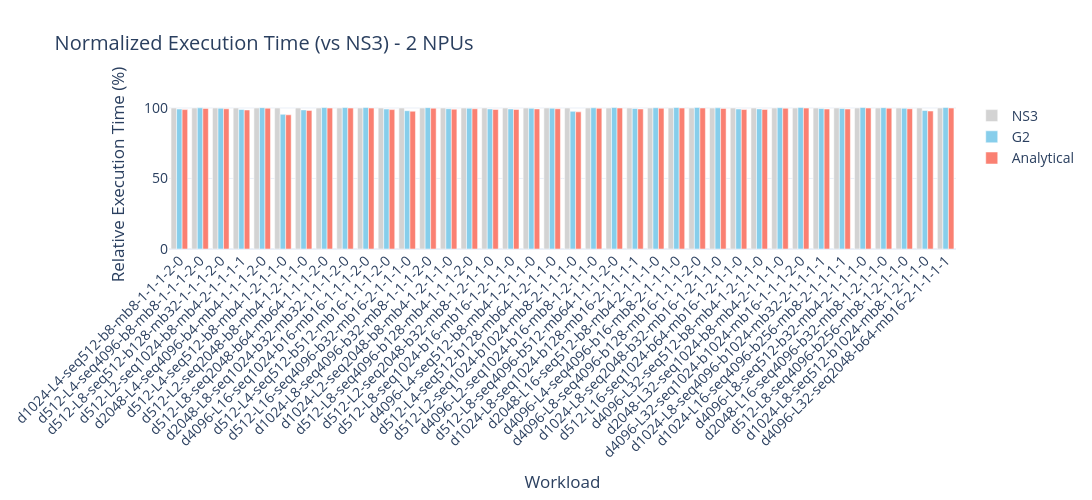
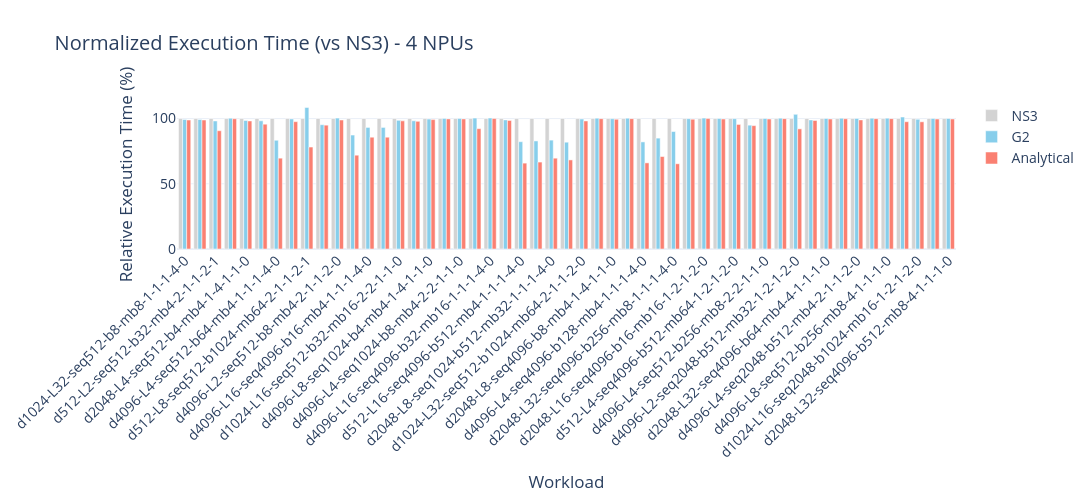
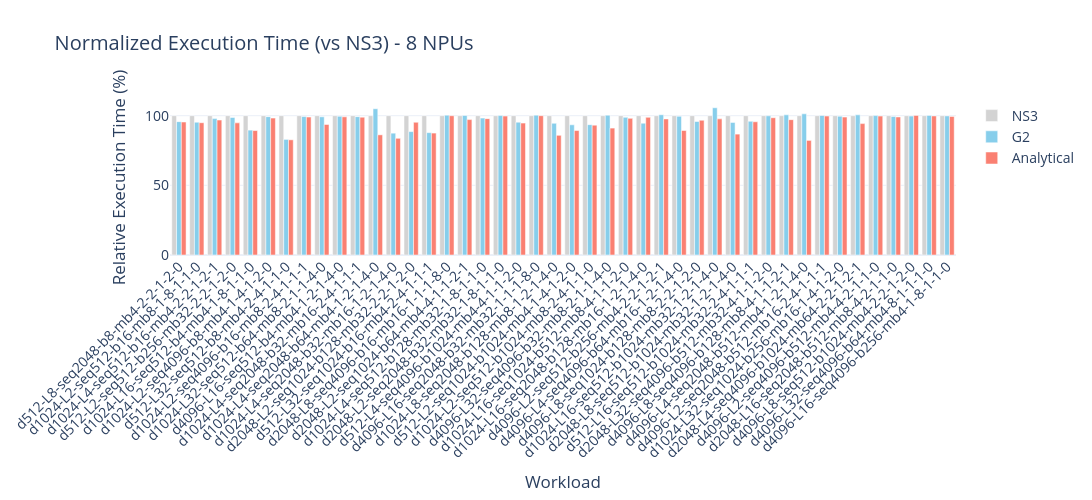
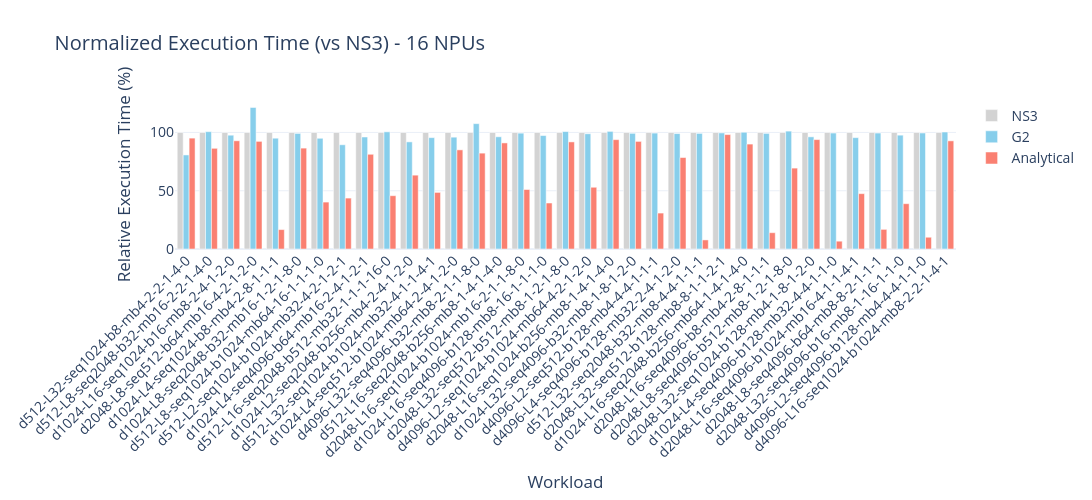

Here is the notebook cell these charts were saved with, in order:
### Code cell
# --- Plot 2: Normalized execution time (relative to NS3) per NPU count ---

for npu in sorted(df['npu_count'].unique()):
    ndf = df[df['npu_count'] == npu].sort_values('NS3_Est_Exec_Time_ns').reset_index(drop=True)
    if ndf.empty:
        continue

    g2_norm = (ndf['G2_Est_Exec_Time_ns'] / ndf['NS3_Est_Exec_Time_ns']) * 100
    au_norm = (ndf['Analytical_Est_Exec_Time_ns'] / ndf['NS3_Est_Exec_Time_ns']) * 100

    fig = go.Figure()
    fig.add_trace(go.Bar(x=ndf['short_workload'], y=[100]*len(ndf), name='NS3', marker_color='lightgray'))
    fig.add_trace(go.Bar(x=ndf['short_workload'], y=g2_norm, name='G2', marker_color='skyblue'))
    fig.add_trace(go.Bar(x=ndf['short_workload'], y=au_norm, name='Analytical', marker_color='salmon'))

    fig.update_layout(
        title=f'Normalized Execution Time (vs NS3) - {npu} NPUs',
        xaxis_title='Workload', yaxis_title='Relative Execution Time (%)',
        barmode='group', xaxis_tickangle=-45,
        template='plotly_white', font=dict(size=14),
        height=500, width=max(800, len(ndf) * 120),
    )
    fig.show()
